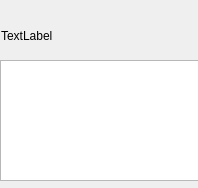
<?xml version="1.0" encoding="UTF-8"?>
<ui version="4.0">
 <class>CurActDialog</class>
 <widget class="QDialog" name="CurActDialog">
  <property name="geometry">
   <rect>
    <x>0</x>
    <y>0</y>
    <width>198</width>
    <height>188</height>
   </rect>
  </property>
  <property name="windowTitle">
   <string>Dialog</string>
  </property>
  <widget class="QWidget" name="">
   <property name="geometry">
    <rect>
     <x>1</x>
     <y>20</y>
     <width>201</width>
     <height>32</height>
    </rect>
   </property>
   <layout class="QHBoxLayout" name="horizontalLayout">
    <item>
     <spacer name="horizontalSpacer">
      <property name="orientation">
       <enum>Qt::Horizontal</enum>
      </property>
      <property name="sizeHint" stdset="0">
       <size>
        <width>40</width>
        <height>20</height>
       </size>
      </property>
     </spacer>
    </item>
    <item>
     <widget class="QLabel" name="label">
      <property name="minimumSize">
       <size>
        <width>200</width>
        <height>0</height>
       </size>
      </property>
      <property name="text">
       <string>TextLabel</string>
      </property>
     </widget>
    </item>
    <item>
     <spacer name="horizontalSpacer_2">
      <property name="orientation">
       <enum>Qt::Horizontal</enum>
      </property>
      <property name="sizeHint" stdset="0">
       <size>
        <width>40</width>
        <height>20</height>
       </size>
      </property>
     </spacer>
    </item>
   </layout>
  </widget>
  <widget class="QWidget" name="">
   <property name="geometry">
    <rect>
     <x>0</x>
     <y>60</y>
     <width>201</width>
     <height>121</height>
    </rect>
   </property>
   <layout class="QHBoxLayout" name="horizontalLayout_2">
    <item>
     <spacer name="horizontalSpacer_3">
      <property name="orientation">
       <enum>Qt::Horizontal</enum>
      </property>
      <property name="sizeHint" stdset="0">
       <size>
        <width>40</width>
        <height>20</height>
       </size>
      </property>
     </spacer>
    </item>
    <item>
     <widget class="QTableView" name="tableView2"/>
    </item>
    <item>
     <spacer name="horizontalSpacer_4">
      <property name="orientation">
       <enum>Qt::Horizontal</enum>
      </property>
      <property name="sizeHint" stdset="0">
       <size>
        <width>40</width>
        <height>20</height>
       </size>
      </property>
     </spacer>
    </item>
   </layout>
  </widget>
 </widget>
 <resources/>
 <connections/>
</ui>
